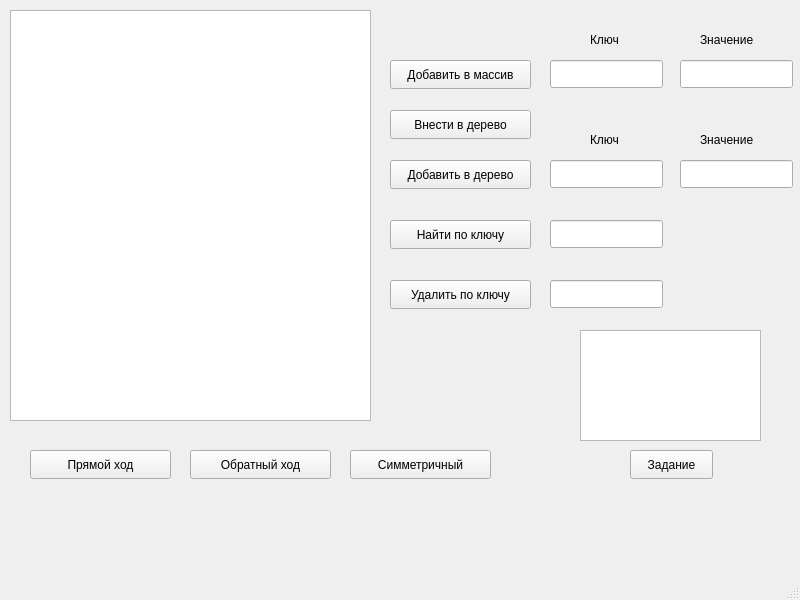
<?xml version="1.0" encoding="UTF-8"?>
<ui version="4.0">
 <class>MainWindow</class>
 <widget class="QMainWindow" name="MainWindow">
  <property name="geometry">
   <rect>
    <x>0</x>
    <y>0</y>
    <width>800</width>
    <height>600</height>
   </rect>
  </property>
  <property name="windowTitle">
   <string>MainWindow</string>
  </property>
  <widget class="QWidget" name="centralwidget">
   <widget class="QTableWidget" name="tableWidget">
    <property name="geometry">
     <rect>
      <x>10</x>
      <y>10</y>
      <width>361</width>
      <height>411</height>
     </rect>
    </property>
   </widget>
   <widget class="QLineEdit" name="key">
    <property name="geometry">
     <rect>
      <x>550</x>
      <y>60</y>
      <width>113</width>
      <height>28</height>
     </rect>
    </property>
   </widget>
   <widget class="QLineEdit" name="val">
    <property name="geometry">
     <rect>
      <x>680</x>
      <y>60</y>
      <width>113</width>
      <height>28</height>
     </rect>
    </property>
   </widget>
   <widget class="QPushButton" name="add">
    <property name="geometry">
     <rect>
      <x>390</x>
      <y>60</y>
      <width>141</width>
      <height>29</height>
     </rect>
    </property>
    <property name="text">
     <string>Добавить в массив</string>
    </property>
   </widget>
   <widget class="QPushButton" name="add_to_the_tree">
    <property name="geometry">
     <rect>
      <x>390</x>
      <y>110</y>
      <width>141</width>
      <height>29</height>
     </rect>
    </property>
    <property name="text">
     <string>Внести в дерево</string>
    </property>
   </widget>
   <widget class="QPushButton" name="find">
    <property name="geometry">
     <rect>
      <x>390</x>
      <y>220</y>
      <width>141</width>
      <height>29</height>
     </rect>
    </property>
    <property name="text">
     <string>Найти по ключу</string>
    </property>
   </widget>
   <widget class="QLineEdit" name="find_by_key">
    <property name="geometry">
     <rect>
      <x>550</x>
      <y>220</y>
      <width>113</width>
      <height>28</height>
     </rect>
    </property>
   </widget>
   <widget class="QPushButton" name="del">
    <property name="geometry">
     <rect>
      <x>390</x>
      <y>280</y>
      <width>141</width>
      <height>29</height>
     </rect>
    </property>
    <property name="text">
     <string>Удалить по ключу</string>
    </property>
   </widget>
   <widget class="QLineEdit" name="delete_by_key">
    <property name="geometry">
     <rect>
      <x>550</x>
      <y>280</y>
      <width>113</width>
      <height>28</height>
     </rect>
    </property>
   </widget>
   <widget class="QPushButton" name="preorder">
    <property name="geometry">
     <rect>
      <x>30</x>
      <y>450</y>
      <width>141</width>
      <height>29</height>
     </rect>
    </property>
    <property name="text">
     <string>Прямой ход</string>
    </property>
   </widget>
   <widget class="QPushButton" name="postorder">
    <property name="geometry">
     <rect>
      <x>190</x>
      <y>450</y>
      <width>141</width>
      <height>29</height>
     </rect>
    </property>
    <property name="text">
     <string>Обратный ход</string>
    </property>
   </widget>
   <widget class="QPushButton" name="symmetrical">
    <property name="geometry">
     <rect>
      <x>350</x>
      <y>450</y>
      <width>141</width>
      <height>29</height>
     </rect>
    </property>
    <property name="text">
     <string>Симметричный</string>
    </property>
   </widget>
   <widget class="QLabel" name="label">
    <property name="geometry">
     <rect>
      <x>590</x>
      <y>30</y>
      <width>41</width>
      <height>20</height>
     </rect>
    </property>
    <property name="text">
     <string>Ключ</string>
    </property>
   </widget>
   <widget class="QLabel" name="label_2">
    <property name="geometry">
     <rect>
      <x>700</x>
      <y>30</y>
      <width>71</width>
      <height>20</height>
     </rect>
    </property>
    <property name="text">
     <string>Значение</string>
    </property>
   </widget>
   <widget class="QLineEdit" name="key_1">
    <property name="geometry">
     <rect>
      <x>550</x>
      <y>160</y>
      <width>113</width>
      <height>28</height>
     </rect>
    </property>
   </widget>
   <widget class="QLineEdit" name="val_1">
    <property name="geometry">
     <rect>
      <x>680</x>
      <y>160</y>
      <width>113</width>
      <height>28</height>
     </rect>
    </property>
   </widget>
   <widget class="QPushButton" name="add_pair_to_the_tree">
    <property name="geometry">
     <rect>
      <x>390</x>
      <y>160</y>
      <width>141</width>
      <height>29</height>
     </rect>
    </property>
    <property name="text">
     <string>Добавить в дерево</string>
    </property>
   </widget>
   <widget class="QLabel" name="label_3">
    <property name="geometry">
     <rect>
      <x>590</x>
      <y>130</y>
      <width>41</width>
      <height>20</height>
     </rect>
    </property>
    <property name="text">
     <string>Ключ</string>
    </property>
   </widget>
   <widget class="QLabel" name="label_4">
    <property name="geometry">
     <rect>
      <x>700</x>
      <y>130</y>
      <width>71</width>
      <height>20</height>
     </rect>
    </property>
    <property name="text">
     <string>Значение</string>
    </property>
   </widget>
   <widget class="QTextBrowser" name="textBrowser">
    <property name="geometry">
     <rect>
      <x>580</x>
      <y>330</y>
      <width>181</width>
      <height>111</height>
     </rect>
    </property>
   </widget>
   <widget class="QPushButton" name="task">
    <property name="geometry">
     <rect>
      <x>630</x>
      <y>450</y>
      <width>83</width>
      <height>29</height>
     </rect>
    </property>
    <property name="text">
     <string>Задание</string>
    </property>
   </widget>
  </widget>
  <widget class="QMenuBar" name="menubar">
   <property name="geometry">
    <rect>
     <x>0</x>
     <y>0</y>
     <width>800</width>
     <height>25</height>
    </rect>
   </property>
  </widget>
  <widget class="QStatusBar" name="statusbar"/>
 </widget>
 <resources/>
 <connections/>
</ui>
